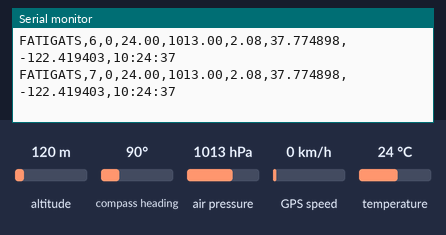
The sketch below on a simulated Arduino Uno, built with avr-gcc and run on an emulated ATmega328P. On the bench: the last lines printed to the serial monitor. Inputs (shaded band) come from the test bench; at power-on: air pressure 1013 hPa, temperature 24 °C, altitude 120 m, compass heading 90°, GPS speed 0 km/h. Storage starts empty; the GPS gets a fix after 3 s at 37.7749, -122.4194 with 8 satellites.

Above: at 8.5 s.
8.6 s: air pressure set to 952 hPa
At 9.4 s:
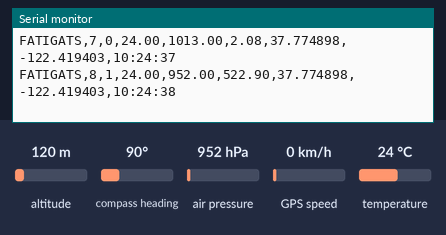
10.1 s: temperature set to 12 °C
At 10.1 s:
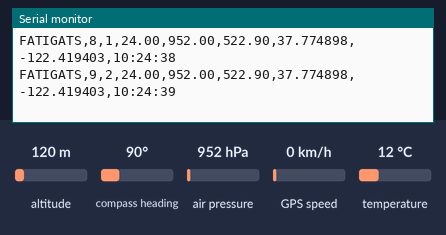
11.6 s: air pressure set to 975 hPa
At 12.8 s:
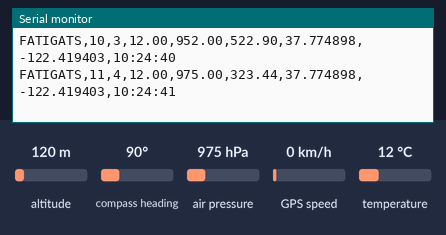
13.1 s: air pressure set to 1048 hPa
At 15.1 s:
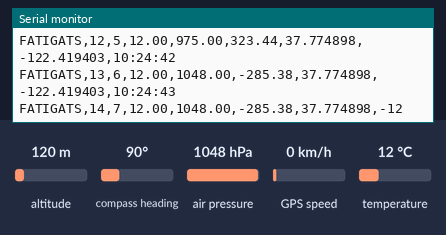
Timing chart, 0 to 16.6 s (numbered marks = the images above; inputs shaded):
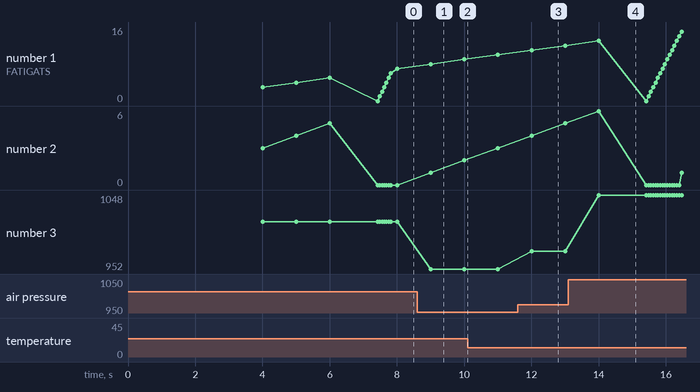

Measured:
- after the input at 8.6 s, the serial monitor: prints a new line after 0.41 s (image 1)
- after the input at 11.6 s, the serial monitor: prints a new line after 0.41 s (image 3)
- after the input at 13.1 s, the serial monitor: prints a new line after 0.91 s (image 4)
- plotted number 2: 5 → 1 after the input at 13.1 s
- plotted number 3: 1013 → 952 after the input at 8.6 s, 952 → 975 after the input at 11.6 s, 975 → 1048 after the input at 13.1 s

The sketch:

BMP_GPS_SD.ino
```cpp
// NO TOCAR
#include <TinyGPSPlus.h>
#include <SoftwareSerial.h>

#include <Wire.h>
#include <SPI.h>
#include <Adafruit_BMP280.h>
#include <SD.h>

// GPS
static const uint8_t RXPin = 4;
static const uint8_t TXPin = 3;
static const uint32_t GPSBaud = 9600;

// SD
static const uint8_t SD_CS_PIN = 9;

// Serial
static const uint32_t SERIAL_BAUD = 9600;
// Pressure calibration
static const uint16_t samplesQuantity = 100;
static const uint32_t minPressure = 90000;
static const uint32_t maxPressure = 110000;

uint32_t calSumPa = 0;
uint16_t calValidCount = 0;
bool calibrated = false;

// GPS / sensores
TinyGPSPlus gps;
SoftwareSerial ss(RXPin, TXPin);
Adafruit_BMP280 bmp;

// SD
bool sdOK = false;

// paquete
uint32_t package = 0;

// tiempo
bool timeInitialized = false;
uint32_t startSeconds = 0;
uint32_t elapsedSeconds = 0;

// fallback millis
uint32_t startMillis = 0;

// Presión nivel del mar
float seaLevelhPa = 1013.25f;

void setup()
{
  Serial.begin(SERIAL_BAUD);
  delay(300);

  ss.begin(GPSBaud);
  ss.listen();

  pinMode(SD_CS_PIN, OUTPUT);

  sdOK = SD.begin(SD_CS_PIN);
  if (!sdOK)
    Serial.print("SD Error");
  if (SD.exists("datalog.txt"))
    SD.remove("datalog.txt");

  bool bmpOK = bmp.begin(0x76) || bmp.begin(0x77);
  if (bmpOK)
  {
    bmp.setSampling(Adafruit_BMP280::MODE_NORMAL,
                    Adafruit_BMP280::SAMPLING_X2,
                    Adafruit_BMP280::SAMPLING_X16,
                    Adafruit_BMP280::FILTER_X16,
                    Adafruit_BMP280::STANDBY_MS_500);
  }

  startMillis = millis();
}

// ---------- GPS PRINT ----------

static void printGPS_Serial()
{
  if (gps.location.isValid())
  {
    Serial.print(gps.location.lat(), 6);
    Serial.print(F(","));
    Serial.print(gps.location.lng(), 6);
  }
  else
  {
    Serial.print(F("INVALID,INVALID"));
  }

  Serial.print(F(","));

  if (gps.time.isValid())
  {
    if (gps.time.hour() < 10) Serial.print(F("0"));
    Serial.print(gps.time.hour()); Serial.print(F(":"));
    if (gps.time.minute() < 10) Serial.print(F("0"));
    Serial.print(gps.time.minute()); Serial.print(F(":"));
    if (gps.time.second() < 10) Serial.print(F("0"));
    Serial.print(gps.time.second());
  }
  else
  {
    Serial.print(F("NO_GPS_TIME"));
  }
}

static void printGPS_SD(File &f)
{
  if (gps.location.isValid())
  {
    f.print(gps.location.lat(), 6);
    f.print(F(","));
    f.print(gps.location.lng(), 6);
  }
  else
  {
    f.print(F("INVALID,INVALID"));
  }

  f.print(F(","));

  if (gps.time.isValid())
  {
    if (gps.time.hour() < 10) f.print(F("0"));
    f.print(gps.time.hour()); f.print(F(":"));
    if (gps.time.minute() < 10) f.print(F("0"));
    f.print(gps.time.minute()); f.print(F(":"));
    if (gps.time.second() < 10) f.print(F("0"));
    f.print(gps.time.second());
  }
  else
  {
    f.print(F("NO_GPS_TIME"));
  }
}

// ---------- LOG ----------

void logOnePackage()
{
  uint32_t currentSeconds = 0;
  // Presión en hPa (recomendado)
  float pressure_hPa = bmp.readPressure() / 100.0f;     // Pa → hPa
  float tempC = bmp.readTemperature();
  float altM = bmp.readAltitude(seaLevelhPa);

  // Calibración (corregida)
  if (!calibrated)
  {
    if (pressure_hPa >= 900 && pressure_hPa <= 1100)
    {
      calSumPa += pressure_hPa;
      calValidCount++;

      if (calValidCount >= samplesQuantity)
      {
        seaLevelhPa = calSumPa / (float)calValidCount;
        calibrated = true;
        Serial.print(F("CALIBRADO seaLevelhPa = "));
        Serial.println(seaLevelhPa, 2);
      }
    }
  }

  // --- SI HAY GPS ---
  if (gps.time.isValid())
  {
    currentSeconds =
      (uint32_t)gps.time.hour() * 3600UL +
      (uint32_t)gps.time.minute() * 60UL +
      (uint32_t)gps.time.second();

    if (!timeInitialized)
    {
      startSeconds = currentSeconds;
      timeInitialized = true;
    }

    elapsedSeconds = currentSeconds - startSeconds;
  }
  else
  {
    // --- FALLBACK SIN GPS ---
    elapsedSeconds = (millis() - startMillis) / 1000UL;
  }

  Serial.print(F("FATIGATS,"));
  Serial.print(package); Serial.print(F(","));
  Serial.print(elapsedSeconds); Serial.print(F(","));
  Serial.print(tempC, 2); Serial.print(F(","));
  Serial.print(pressure_hPa); Serial.print(F(","));
  Serial.print(altM, 2); Serial.print(F(","));
  printGPS_Serial();
  Serial.println();

  //if (sdOK)
  File f = SD.open("datalog.txt", FILE_WRITE);
  if (f)
  {
    f.print(F("FATIGATS,"));
    f.print(package); f.print(F(","));
    f.print(elapsedSeconds); f.print(F(","));
    f.print(tempC, 2); f.print(F(","));
    f.print(pressure_hPa); f.print(F(","));
    f.print(altM, 2); f.print(F(","));
    printGPS_SD(f);
    f.println();
    f.close();
  }

  package++;
}

// ---------- LOOP ----------
void loop()
{
    static uint32_t lastLogMillis = 0;

    while (ss.available() > 0)
    {
      gps.encode(ss.read());
    }

    // reloj estable cada 1 segundo SIEMPRE
    if (millis() - lastLogMillis >= 1000)
    {
      lastLogMillis += 1000;   // mejor que = millis() (evita drift)
      logOnePackage();
    }

}
```
